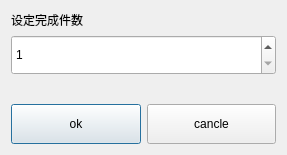
<?xml version="1.0" encoding="UTF-8"?>
<ui version="4.0">
 <class>DialogSetFinishCount</class>
 <widget class="QDialog" name="DialogSetFinishCount">
  <property name="geometry">
   <rect>
    <x>0</x>
    <y>0</y>
    <width>287</width>
    <height>155</height>
   </rect>
  </property>
  <property name="windowTitle">
   <string>Dialog</string>
  </property>
  <layout class="QVBoxLayout" name="verticalLayout_2">
   <item>
    <layout class="QVBoxLayout" name="verticalLayout">
     <item>
      <widget class="QLabel" name="label">
       <property name="text">
        <string>设定完成件数</string>
       </property>
      </widget>
     </item>
     <item>
      <widget class="QSpinBox" name="spinBox">
       <property name="minimumSize">
        <size>
         <width>0</width>
         <height>40</height>
        </size>
       </property>
       <property name="minimum">
        <number>1</number>
       </property>
       <property name="maximum">
        <number>9999</number>
       </property>
       <property name="value">
        <number>1</number>
       </property>
      </widget>
     </item>
    </layout>
   </item>
   <item>
    <spacer name="verticalSpacer">
     <property name="orientation">
      <enum>Qt::Vertical</enum>
     </property>
     <property name="sizeHint" stdset="0">
      <size>
       <width>20</width>
       <height>15</height>
      </size>
     </property>
    </spacer>
   </item>
   <item>
    <layout class="QHBoxLayout" name="horizontalLayout">
     <item>
      <widget class="QPushButton" name="pushButton">
       <property name="minimumSize">
        <size>
         <width>0</width>
         <height>40</height>
        </size>
       </property>
       <property name="text">
        <string>ok</string>
       </property>
      </widget>
     </item>
     <item>
      <widget class="QPushButton" name="pushButton_2">
       <property name="minimumSize">
        <size>
         <width>0</width>
         <height>40</height>
        </size>
       </property>
       <property name="text">
        <string>cancle</string>
       </property>
      </widget>
     </item>
    </layout>
   </item>
  </layout>
 </widget>
 <resources/>
 <connections/>
</ui>
